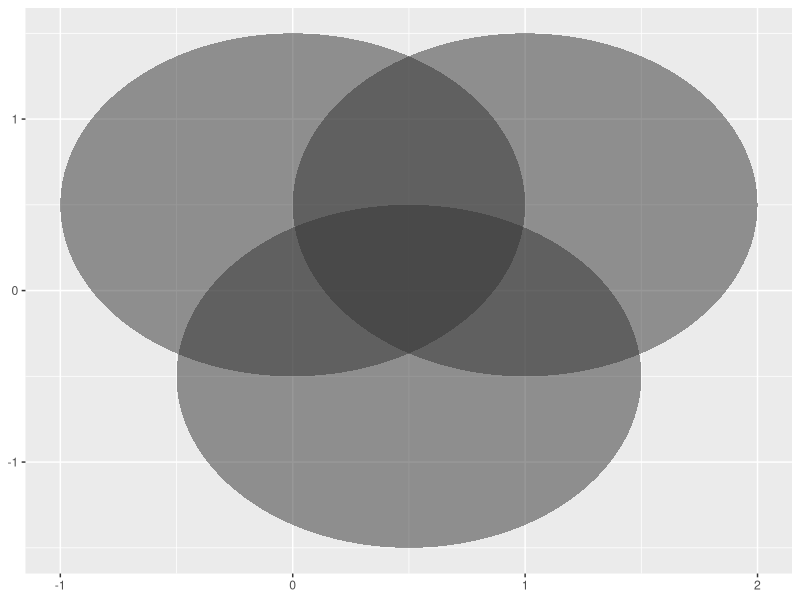

This figure's R source:
library(ggplot2)
# library(ggdebug)

# This function is like base::make.unique, but it
# maintains the ordering of the original names if the values
# are sorted.
make_unique <- function(x, sep = '.') {
  if (!anyDuplicated(x)) return(x)
  groups <- match(x, unique(x))
  suffix <- unsplit(lapply(split(x, groups), seq_along), groups)
  max_chars <- nchar(max(suffix))
  suffix_format <- paste0('%0', max_chars, 'd')
  paste0(x, sep, sprintf(suffix_format, suffix))
}

StatVennEllipse <- ggproto(
  "StatVennEllipse", Stat,
  setup_data = function(data, params) {
    data$m1 <- if (is.null(data$m1)) 2 else data$m1
    data$m2 <- if (is.null(data$m2)) data$m1 else data$m2
    data
  },
  compute_panel = function(self, data, scales, n = 360L) { # n goes here...
    if (length(data) == 0 || nrow(data) == 0) return(data)
    data$group <- make_unique(as.character(data$group))
    n_ellipses <- nrow(data)
    data <- data[rep(seq_len(n_ellipses), each = n), ]
    points <- rep(seq(0, 2 * pi, length.out = n + 1)[seq_len(n)],
                  n_ellipses)
    cos_p <- cos(points)
    sin_p <- sin(points)
    x_tmp <- abs(cos_p)^(2 / data$m1) * data$a * sign(cos_p)
    y_tmp <- abs(sin_p)^(2 / data$m2) * data$b * sign(sin_p)
    data$x <- data$x0 + x_tmp * cos(data$angle) - y_tmp * sin(data$angle)
    data$y <- data$y0 + x_tmp * sin(data$angle) + y_tmp * cos(data$angle)
    data
  }
)

geom_venn_ellipse <- function(mapping = NULL, data = NULL, geom = "polygon",
                              position = "identity", n = 360L, na.rm = FALSE,
                              show.legend = NA, inherit.aes = TRUE, ...) {
  layer(
    data = data, mapping = mapping, stat = "VennEllipse", geom = geom,
    position = position, show.legend = show.legend, inherit.aes = inherit.aes,
    params = list(n = n, na.rm = na.rm, ...)
  )
}

df <- data.frame(
  id = c(2, 1, 3),
  x0 = c(0, 1, 0.5),
  y0 = c(0.5, 0.5, -0.5),
  a = 1,
  b = 1,
  angle = 0,
  alpha = 0.5,
  colour = "black",
  fill = c("red", "green", "blue"),
  linetype = "solid",
  linewidth = 2
)

#apply(df[, c("x0", "y0")], 1, ggvd::ellipse)

#df

ggplot(df, aes(x0 = x0, y0 = y0, a = a, b = b, angle = angle, group = id)) +
  geom_venn_ellipse(alpha = 0.5)
